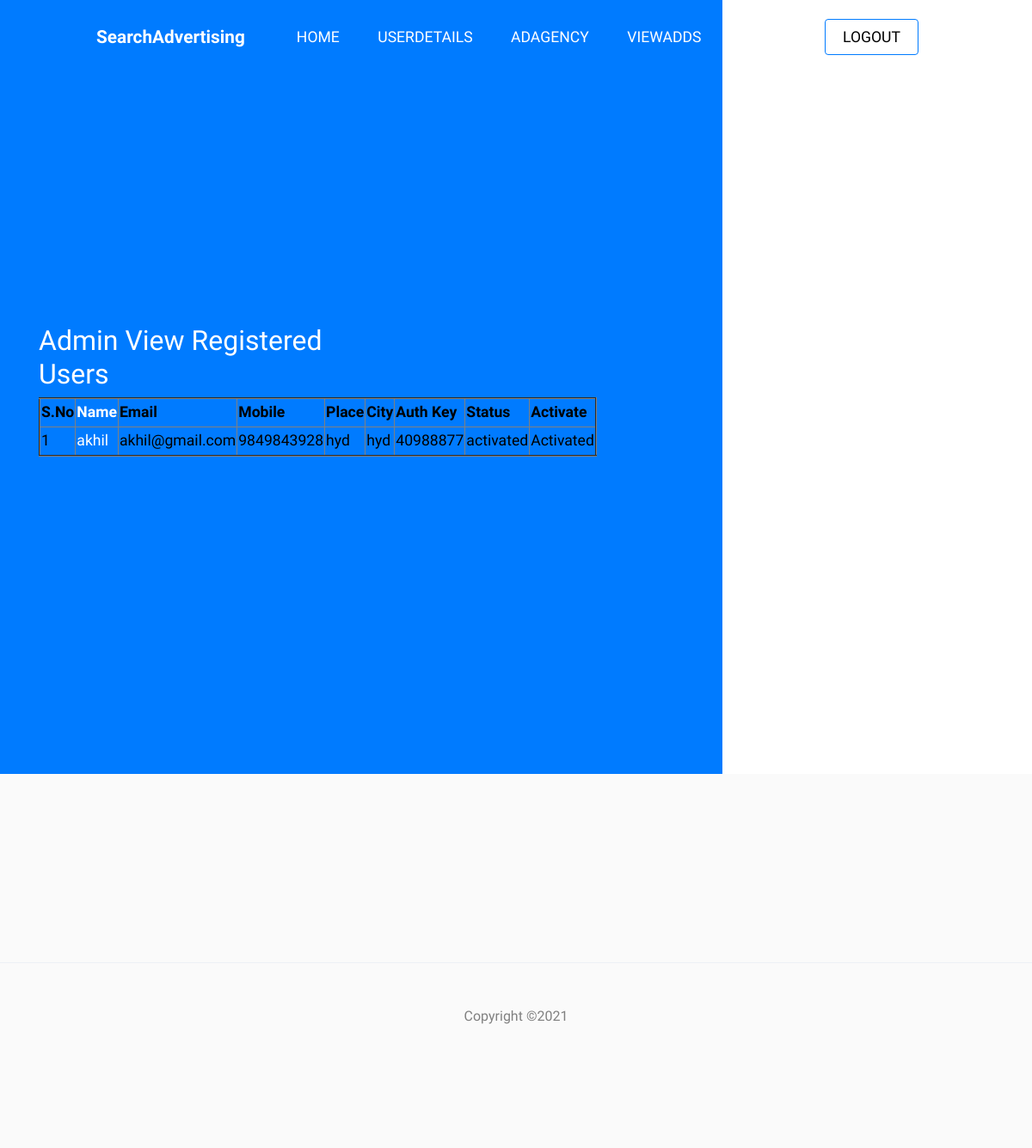
The page /adagencydetails/ on the database its author committed.
### adagency/models.py (models this page shows)
class adagencyregistrationmodel(models.Model):
    loginid = models.CharField(max_length=100)
    password = models.CharField(max_length=100)
    email = models.EmailField()
    mobile = models.CharField(max_length=100)
    place = models.CharField(max_length=100)
    city = models.CharField(max_length=100)
    authkey = models.CharField(max_length=100)
    status = models.CharField(max_length=100)

### searchadvertising/views.py (the view)
# urls.py: url(r'adagencydetails/', adagencydetails, name="adagencydetails"),
def adagencydetails(request):
    adagencydata = adagencyregistrationmodel.objects.all()
    return render(request,'admin/viewadagencydetails.html', {'object': adagencydata})

### assets/templates/admin/viewadagencydetails.html
{% extends 'adminbase.html'%}
{% load static %}
{% block contents %}
<div class="intro-section" id="home-section">
      <div class="container">
        <div class="row align-items-center">
          <div class="col-lg-4 mr-auto" data-aos="fade-up">
            <h4 ><h2 style="color:white">Admin View Registered Users </h2>
                    <table border="2px">
                        <tr>
                            <th style="color:Black">S.No</th>
                            <th style="color:white">Name</th>
                            <th style="color:Black">Email</th>
                            <th style="color:Black">Mobile</th>
                            <th style="color:Black">Place</th>
                            <th style="color:Black">City</th>
                            <th style="color:Black">Auth Key</th>
                            <th style="color:Black">Status</th>
                            <th style="color:Black">Activate</th>
                        </tr>
                        {% for i in object %}
                        <tr>
                            <td style="color:Black">{{i.id}}</td>
                            <td style="color:white">{{i.loginid}}</td>
                            <td style="color:Black">{{i.email}}</td>
                            <td style="color:Black">{{i.mobile}}</td>
                            <td style="color:Black">{{i.place}}</td>
                            <td style="color:Black">{{i.city}}</td>
                            <td style="color:Black">{{i.authkey}}</td>
                            <td style="color:Black">{{i.status}}</td>
                            {% if i.status == 'waiting' %}
                                <td class="cta" > <a href="/activateadagency/?usid={{ i.id }}" class="nav-link" style="color:black"><span>Activate</span></a></td>
                            {% else %}
                            <td style="color:Black"> Activated</td>
                            {% endif %}
                        </tr>
                        {% endfor %}
                    </table></h4>
          </div>
        </div>
      </div>
    </div>
  {% endblock %}

### assets/static/css/style.css (style rules this page uses)
body { line-height: 1.7; color: gray; font-weight: 300; font-size: 1.1rem; }
h1, h2, h3, h4, h5, .h1, .h2, .h3, .h4, .h5 { font-family: "Muli", -apple-system, BlinkMacSystemFont, "Segoe UI", Roboto, "Helvetica Neue", Arial, sans-serif, "Apple Color Emoji", "Segoe UI Emoji", "Segoe UI Symbol", "Noto Color Emoji"; }
.intro-section { position: relative; }
.intro-section, .intro-section .container .row { height: 100vh; min-height: 900px; }
.intro-section:before { content: ""; position: absolute; height: 100%; width: 70%; background: #007bff; border-bottom-right-radius: 0px; }

### rows shown on the page
adagencyregistrationmodel: id "1", loginid "akhil", email "akhil@gmail.com", mobile "9849843928", place "hyd", city "hyd", authkey "40988877", status "activated", shows "Activated"
